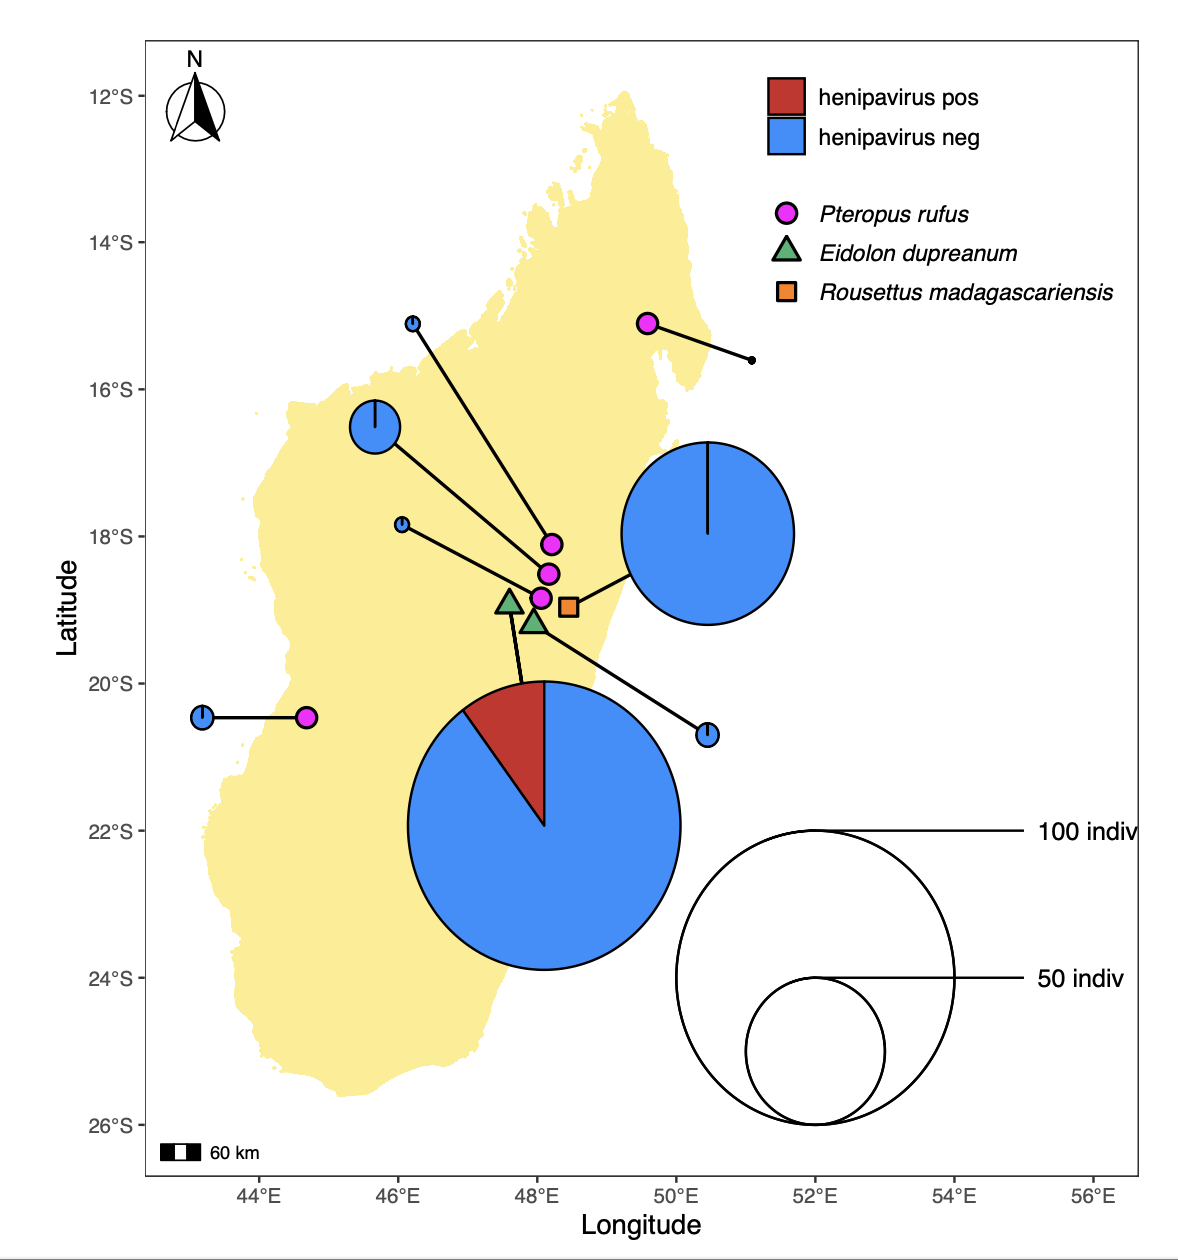

Write the R code that produced this figure.
rm(list=ls())

#packages
library(sf)
library(mapplots)
library(scatterpie)
library(maptools)
library(plyr) 
library(dplyr) 
library(tidyr)
library(ggplot2)
library(ggnewscale)
library(ggspatial)
library(ggrepel)

# To run this script, change the "mainwd" to wherever this folder
# ("eidolon-dupreanum-henipavirus") is stored on your computer
# Also, make sure to download/clone the "Mada-GIS" folder to 
# your home computer. I recommend putting it in the same parent 
# directory as "eidolon-dupreanum-henipavirus"

# For example, my two folders are stored at:

# "/Users/caraebrook/Documents/R/R_repositories/eidolon-dupreanum-henipavirus/     ...AND
# "/Users/caraebrook/Documents/R/R_repositories/Mada-GIS/

# I keep all my github repos under "R_repositories"

#####################################################################
#####################################################################
# Set wd to data on this computer. Also ID homewd, assuming that 
# Mada-GIS is cloned to the same series of sub-folders
homewd = "/Users/carabrook/Developer/angavokely-virus" 
#should be wherever "eidolon-dupreanum-henipavirus" is stored on your home computer
basewd = paste(strsplit(homewd, "/")[[1]][1:4], collapse = "/")
mapwd = paste0(basewd, "/", "Mada-GIS")
setwd(paste0(homewd, "/", "Fig1/"))



#import madagascar shapfile
name<- paste0(mapwd, "/", "MDG-3/MDG_adm3.shp")
otl_file <- paste(name, sep="") 
orotl_shp <- st_read(otl_file)
#View(orotl_shp)  # Open attribute table
class(orotl_shp)

###import and configuration
# plot mada
# note that this may bog your computer down : I only 
# recommend printing it once to check. If too slow, you can always
# comment out the "print" line and save it temporarily as a pdf instead
# (save script is commented out below the plot)

p1<-ggplot() +  
  geom_sf(color = "lightgoldenrod1", fill = "lightgoldenrod1",data = orotl_shp)+
  coord_sf(xlim = c(42, 60), ylim = c(-26, -11.5), expand = FALSE)+
  theme_bw()+
  theme(plot.margin = unit(c(-1,.5,-1.5,.1),"cm"))+
  xlab("Longitude") + ylab("Latitude") 
#print(p1)
# # 
#   ggsave(file = paste0(homewd, "final-figures/tmp1.pdf"),
#          plot = p1,
#          units="mm",  
#          width=60, 
#          height=55, 
#          scale=3, 
#          dpi=300)
# 



#import henipa data
dat <- read.csv(file = paste0(homewd,"/metadata/NGS_urine_metadat.csv"), header = T, stringsAsFactors = F )
head(dat)

#only plot urine
dat = subset(dat, sample_type=="urine")# & bat_species=="Eidolon dupreanum") 206 

#and move a few coordinates for visibility
dat$longitude_e[dat$roost_site=="AngavoKely"] <- 47.6
dat$latitude_s[dat$roost_site=="AngavoBe"] <- -19.2


#add age class
#clean class
unique(dat$bat_age_class)

#and rank by rough age
unique(dat$young_of_year)
dat$age_class <- dat$bat_age_class
dat$age_class[dat$age_class=="P" | dat$age_class=="L"] <- "A"
dat$age_class[dat$age_class=="NL" | dat$young_of_year=="no"] <- "A"
dat$age_class[dat$young_of_year=="yes"] <- "J"

# now subset the data to just include the columns of interest

map.dat <- dplyr::select(dat,roost_site,latitude_s, longitude_e,
                     collection_date, age_class, bat_sex,
                     bat_species, sampleid, henipavirus)

head(map.dat)
unique(map.dat$roost_site)

#get sites
coordinate <- ddply(map.dat, .(roost_site), summarise, latitude_s=unique(latitude_s), longitude_e=unique(longitude_e))

#now plot the proportion positive at each site

#we will just plot eidolon
#coordinate <-subset(coordinate, roost_site=="AngavoKely" )
coordinate$bat_species <- NA# c("Eidolon dupreanum")
coordinate$bat_species[coordinate$roost_site=="Ambakoana" | coordinate$roost_site=="Makira" | coordinate$roost_site=="Mahialambo" | coordinate$roost_site=="Mahabo" | coordinate$roost_site=="Marovitsika"] <- "Pteropus rufus"
coordinate$bat_species[coordinate$roost_site=="Maromizaha"] <- "Rousettus madagascariensis"
coordinate$bat_species[is.na(coordinate$bat_species)] <- "Eidolon dupreanum"
head(coordinate)

#plot sites on map
# p2<-p1+geom_point(aes(x=longitude_e, y=latitude_s),color="#97B5CC",size=1,data=dat)+
#   annotation_scale(location = "bl", width_hint = 0.05) +    # scale
#   annotation_north_arrow(location = "tl", which_north = "true",#north arrow     
#                          pad_x = unit(0.02, "cm"), 
#                          pad_y = unit(0.2, "cm"),        
#                          style = north_arrow_fancy_orienteering)
# #print(p2)
# 
#   ggsave(file = "tmp_map_2.pdf",
#          plot = p2,
#           units="mm",  
#           width=40, 
#           height=60, 
#           scale=3, 
#           dpi=300)
# # 
coordinate$label <- coordinate$bat_species
coordinate$label[coordinate$label=="Rousettus madagascariensis"] <- "Rousettus\nmadagascariensis"
coordinate$label[coordinate$label=="Eidolon dupreanum"] <- "Eidolon\ndupreanum"
coordinate.text = coordinate
coordinate.text$latitude_s = -17.5
coordinate.text$longitude_e = 52
coordinate.text$label = coordinate.text$bat_species





###Grouping data for scatterpie
map.dat$plot_class <- NA
map.dat$plot_class[ dat$henipavirus==1] <- "henipavirus pos"
map.dat$plot_class[ dat$henipavirus==0] <- "henipavirus neg"

pies <- ddply(map.dat, .(bat_species, roost_site, latitude_s, longitude_e, plot_class), summarise, value=length(sampleid))



tot_sum = ddply(pies,.(bat_species, roost_site), summarise,N=sum(value))

pies <- merge(pies, tot_sum, by=c("bat_species", "roost_site"), all.x=T)

pies$plot_class <- factor(pies$plot_class, levels=c( "henipavirus pos", "henipavirus neg"))



###Get the pie data in the right format###
colz = c('henipavirus pos' ="firebrick3", 'henipavirus neg' ="dodgerblue")


# p3<-ggplot() + 
#   geom_scatterpie(aes(x=longitude_e, y=latitude_s, r=(N/500)), 
#                   data = pies, cols="plot_class", long_format=TRUE) +
#   scale_fill_manual(values=colz)
# 
# ggsave(file = "tmp_pies.pdf",
#        plot = p3,
#        units="mm",  
#        width=40, 
#        height=60, 
#        scale=3, 
#        dpi=300)


# 
# # copie of latitude (x.) and longitude (y.)
pies$x2 <- pies$longitude_e
pies$y2 <- pies$latitude_s
# 
# #manually move the pie chart in case there is an overlap (change x and y)


#pies$x2[pies$bat_species== "Eidolon dupreanum"] <- pies$longitude_e[pies$bat_species== "Eidolon dupreanum"] + 4
#pies$y2[pies$bat_species== "Eidolon dupreanum"] <- pies$latitude_s[pies$bat_species== "Eidolon dupreanum"] - 1

pies$x2[pies$roost_site== "AngavoBe"] <- pies$x2[pies$roost_site== "AngavoBe"] + 2.5
pies$y2[pies$roost_site== "AngavoBe"] <- pies$y2[pies$roost_site== "AngavoBe"] - 1.5
pies$x2[pies$roost_site== "AngavoKely"] <- pies$x2[pies$roost_site== "AngavoKely"] + .5
pies$y2[pies$roost_site== "AngavoKely"] <- pies$y2[pies$roost_site== "AngavoKely"] - 3

pies$x2[pies$roost_site== "Ambakoana"] <- pies$x2[pies$roost_site== "Ambakoana"] -2.5
pies$y2[pies$roost_site== "Ambakoana"] <- pies$y2[pies$roost_site== "Ambakoana"] + 2
pies$x2[pies$roost_site== "Mahialambo"] <- pies$x2[pies$roost_site== "Mahialambo"] -2
pies$y2[pies$roost_site== "Mahialambo"] <- pies$y2[pies$roost_site== "Mahialambo"] + 3
pies$x2[pies$roost_site== "Marovitsika"] <- pies$x2[pies$roost_site== "Marovitsika"] -2
pies$y2[pies$roost_site== "Marovitsika"] <- pies$y2[pies$roost_site== "Marovitsika"] + 1
pies$x2[pies$roost_site== "Mahabo"] <- pies$x2[pies$roost_site== "Mahabo"] -1.5
pies$y2[pies$roost_site== "Mahabo"] <- pies$y2[pies$roost_site== "Mahabo"] 
pies$x2[pies$roost_site== "Makira"] <- pies$x2[pies$roost_site== "Makira"] +1.5
pies$y2[pies$roost_site== "Makira"] <- pies$y2[pies$roost_site== "Makira"] -.5
pies$x2[pies$roost_site== "Maromizaha"] <- pies$x2[pies$roost_site== "Maromizaha"] +2
pies$y2[pies$roost_site== "Maromizaha"] <- pies$y2[pies$roost_site== "Maromizaha"] +1


head(pies)



#plot pie chart 
#loko<-c("Rousettus madagascariensis"="#B200ED","Eidolon dupreanum"="#7FFF00","Pteropus rufus"="#0000FF")

#this is Fig1A

shapez = c('Pteropus rufus' = 21, 'Eidolon dupreanum' = 24, 'Rousettus madagascariensis' = 22)
colz1 = c("Pteropus rufus" = "magenta", "Eidolon dupreanum" = "mediumseagreen", "Rousettus madagascariensis" = "darkorange1")

colz = c('henipavirus pos' ="firebrick3", 'henipavirus neg' ="dodgerblue")


Fig1a <- p1+
  annotate("segment", x=pies$longitude_e, xend=pies$x2,y=pies$latitude_s,yend=pies$y2,size=.7)+ # put the lines
  geom_point(aes(x=longitude_e, y=latitude_s, fill=bat_species, shape = bat_species), color="black", stroke=1,
             size=3.5,data=coordinate)+
  scale_shape_manual(values=shapez, guide=guide_legend(label.theme=element_text(face="italic", angle = 0, size=10))) +
  scale_fill_manual(values=colz1, guide=guide_legend(label.theme=element_text(face="italic", angle = 0, size=10))) +
  annotation_scale(location = "bl", width_hint = 0.05) +    #scale
  annotation_north_arrow(location = "tl", which_north = "true",#north arrow     
                         pad_x = unit(0.03, "cm"), 
                         pad_y = unit(0.2, "cm"),        
                         style = north_arrow_fancy_orienteering)+
  geom_text_repel(segment.colour="black")+
  ggnewscale::new_scale_fill() +
  geom_scatterpie(aes(x=x2, y=y2, r=(N/50)), 
                  data = pies, cols="plot_class", long_format=TRUE) +
  theme_bw() +theme(panel.grid = element_blank(),
                    plot.title = element_text(color="black", size=12, face="bold"),
                    plot.margin = unit(c(0.7,.5,.3,.1),"cm"),
                    axis.title.x = element_text(color="black", size=12),
                    axis.title.y = element_text(color="black", size=12),
                    legend.position=c(.8,.87),
                    legend.margin = margin(),
                    legend.title=element_blank(),
                    legend.text = element_text(size=10)) +
  scale_fill_manual(values=colz) +
  coord_sf(xlim=c(43,56))+
  geom_scatterpie_legend((c(50,100)/50),
                         x=52, y=-24, 
                         n=2,
                         labeller = function(x) paste((x)*50,"indiv"))



ggsave(file = paste0(homewd, "/final-figures/Fig1.pdf"),
       plot=Fig1a,
       units="mm",  
       width=150, 
       height=65, 
       scale=3, 
       dpi=300)




